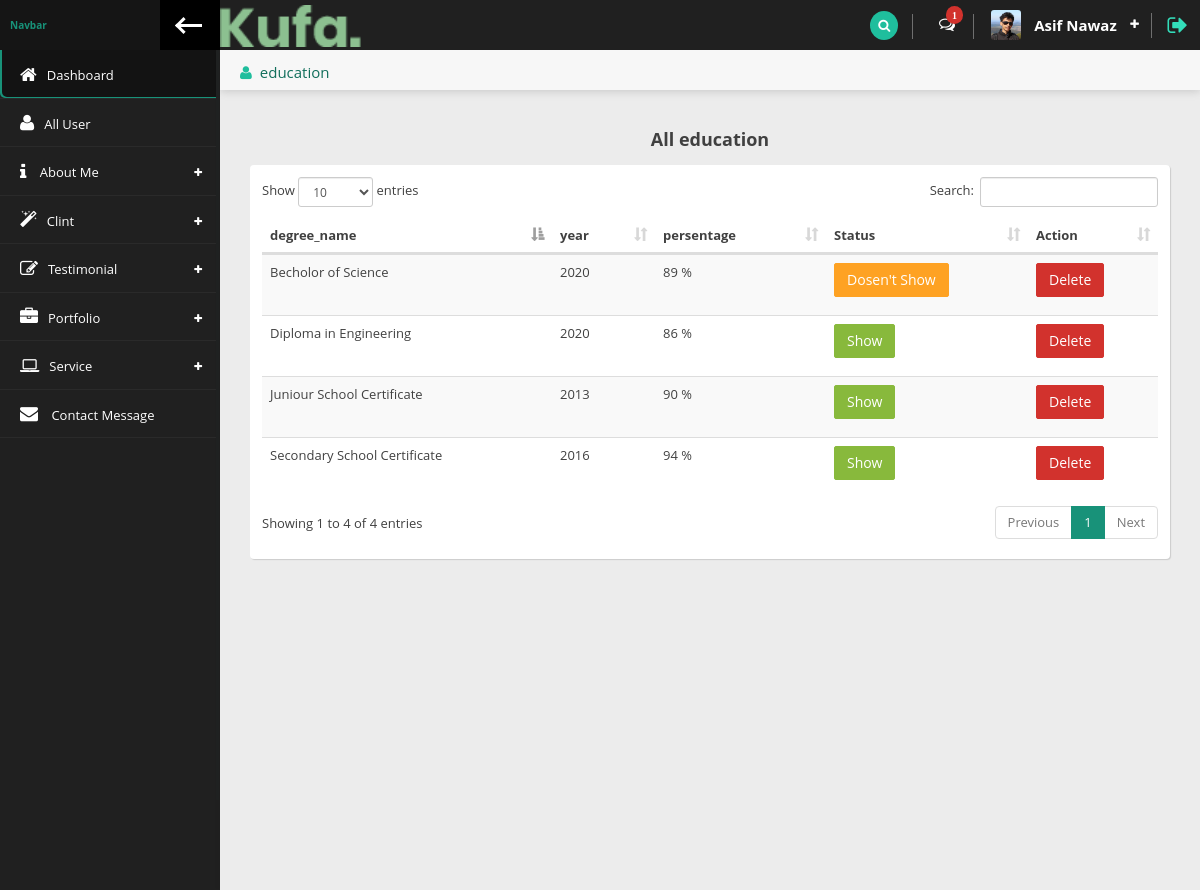
/admin/all_education.php (signed in), run on the app's committed database.
### tables this page shows
CREATE TABLE `education` (
  `id` int NOT NULL,
  `degree_name` varchar(125) NOT NULL,
  `year` int NOT NULL,
  `persentage` int NOT NULL,
  `status` int NOT NULL DEFAULT '1'
);

### admin/all_education.php (the view, shortened to what this page needs)
<?php
include_once ('header.php');
?>
    <div class="content">
        <div class="content-header">
            <div class="leftside-content-header">
                <ul class="breadcrumbs">
                    <li><i class="fa fa-user" aria-hidden="true"></i><a href="#">education</a></li>
                </ul>
            </div>
        </div>
        <div class="row animated fadeInRight">
            <div class="col-sm-12">
                <h4 class="section-subtitle text-center"><b>All education</b></h4>
                <div class="panel">
                    <div class="panel-content">
                        <div class="table-responsive">
                            <table id="basic-table" class="data-table table table-striped nowrap table-hover" cellspacing="0" width="100%">
                                <thead>
                                <tr>
                                    <th>degree_name</th>
                                    <th>year</th>
                                    <th>persentage</th>
                                    <th>Status</th>
                                    <th>Action</th>
                                </tr>
                                </thead>
                                <tbody>
                                <?php
                                    foreach ($all_education as $education):
                                ?>
                                    <tr>
                                        <td><?=$education['degree_name']?></td>
                                        <td><?=$education['year'];?></td>
                                        <td><?=$education['persentage'];?> % </td>
                                        <td>
                                            <?php
                                                if($education['status']==1) {
                                             ?>
                                                <a href="layout/deactive_education.php?id=<?=$education['id'];?>" class="btn btn-success">Show</a>
                                            <?php
                                                }else{
                                             ?>
                                                <a href="layout/active_education.php?id=<?=$education['id'];?>" class="btn btn-warning">Dosen't Show</a>
                                            <?php
                                                 }
                                            ?>
                                        </td>
                                        <td>
                                            <a href="layout/delete_education.php?id=<?=$education['id'];?>" class="btn btn-danger">Delete</a>
                                        </td>
                                    </tr>
                                 <?php
                                    endforeach;
                                 ?>
                                </tbody>
                            </table>
                        </div>
                    </div>
                </div>
            </div>
        </div>
    </div>
<?php
include_once ('footer.php');

### data on the page
education: degree_name "Becholor of Science", year "2020", persentage "89"
education: degree_name "Diploma in Engineering", year "2020", persentage "86"
education: degree_name "Secondary School Certificate", year "2016", persentage "94"
education: degree_name "Juniour School Certificate", year "2013", persentage "90"

### other printed values
$total_unread_message['total_unread_message'] "1"
$_SESSION['user_all_info']['name'] "Asif Nawaz"
